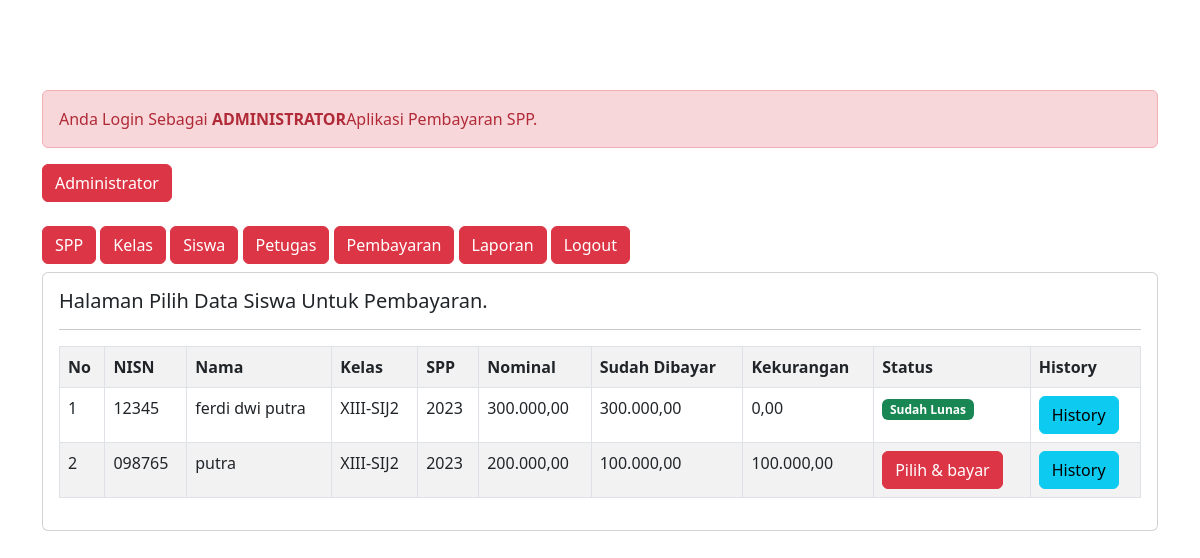
Screenshot of /admin/admin.php?url=pembayaran (signed in) with the database file from the repository.
### tables this page shows
CREATE TABLE `siswa` (
  `nisn` char(10) NOT NULL,
  `nis` char(8) NOT NULL,
  `nama` varchar(35) NOT NULL,
  `id_kelas` int(11) NOT NULL,
  `alamat` text NOT NULL,
  `no_telp` varchar(13) NOT NULL,
  `id_spp` int(11) NOT NULL
);

CREATE TABLE `kelas` (
  `id_kelas` int(11) NOT NULL,
  `nama_kelas` varchar(10) NOT NULL,
  `kompetesi_keahlian` varchar(50) NOT NULL
);

CREATE TABLE `spp` (
  `id_spp` int(11) NOT NULL,
  `tahun` int(11) NOT NULL,
  `nominal` int(11) NOT NULL
);

### admin/pembayaran.php (the view)
<h5>Halaman Pilih Data Siswa Untuk Pembayaran.</h5>
<hr>
<table class ="table table-striped table-bordered">
	<tr class="fw-bold">
		<td>No</td>
		<td>NISN</td>
		<td>Nama</td>
		<td>Kelas</td>
		<td>SPP</td>
		<td>Nominal</td>
		<td>Sudah Dibayar</td>
		<td>Kekurangan</td>
		<td>Status</td>
		<td>History</td>
	</tr>
	<?php
	include'../koneksi.php';
	$no = 1;
	$sql = "SELECT*FROM siswa,spp,kelas WHERE siswa.id_kelas=kelas.id_kelas AND siswa.id_spp=spp.id_spp ORDER BY nama ASC";
	$query = mysqli_query($koneksi, $sql);
	foreach ($query as $data){
		$data_pembayaran = mysqli_query($koneksi,"SELECT SUM(jumlah_bayar) as jumlah_bayar FROM Pembayaran WHERE nisn='$data[nisn]'");
		$data_pembayaran = mysqli_fetch_array($data_pembayaran);
		$sudah_bayar = $data_pembayaran['jumlah_bayar'];
		$kekurangan = $data['nominal']-$data_pembayaran['jumlah_bayar'];
		?>
		<tr>
			<td><?= $no++; ?></td>
			<td><?= $data['nisn'] ?></td>
			<td><?= $data['nama'] ?></td>
			<td><?= $data['nama_kelas'] ?></td>
			<td><?= $data['tahun'] ?></td>
			<td><?= number_format($data['nominal'],2,',','.'); ?></td>
			<td><?= number_format($sudah_bayar,2,',','.'); ?></td>
			<td><?= number_format($kekurangan,2,',','.'); ?></td>
			<td>
				<?php
				if($kekurangan==0){
					echo "<span class='badge text-bg-success'> Sudah Lunas </span>";
				}else{ ?>
					<a href="?url=tambah-pembayaran&nisn=<?= $data['nisn'] ?>&kekurangan=<?= $kekurangan ?>" class="btn btn-danger"> Pilih & bayar </a>
				<?php } ?>
			</td>
			<td>
				<a href="?url=history-pembayaran&nisn=<?= $data ['nisn'] ?>" class='btn btn-info'>History</a>
			</td>
		</tr>
	<?php } ?>
</table>

### admin/style.css (style rules this page uses)
body { background-image: url("walle.jpg"); background-size: 100%; }

### rows the page displays
siswa: nisn "12345", nama "ferdi dwi putra", id_kelas.nama_kelas "XIII-SIJ2", id_spp.tahun "2023", id_spp.nominal "300.000,00", sudah_bayar "300.000,00", kekurangan "0,00", shows "Sudah Lunas"
siswa: nisn "098765", nama "putra", id_kelas.nama_kelas "XIII-SIJ2", id_spp.tahun "2023", id_spp.nominal "200.000,00", sudah_bayar "100.000,00", kekurangan "100.000,00"
